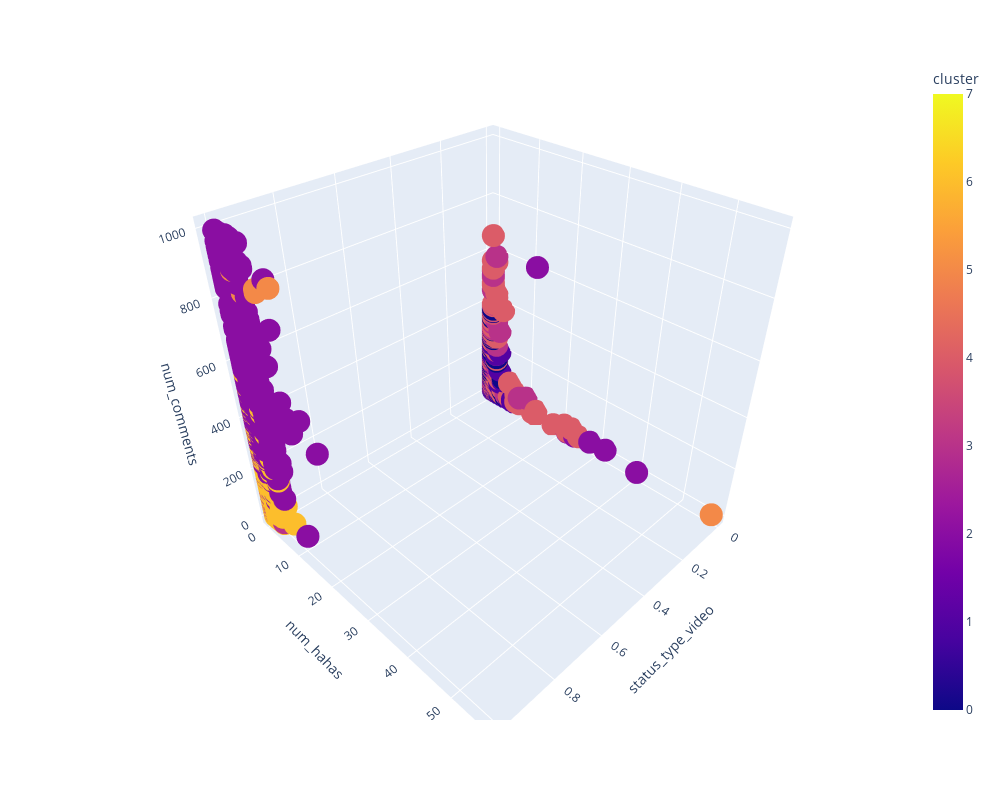

Notebook code cell kept with this figure:
### Code cell
fig = px.scatter_3d(df_engagement,
                    x="status_type_video",
                    y="num_hahas",
                    z="num_comments",
                    color="cluster")

fig.update_layout(autosize=False,
                 width=1000,
                 height=800)

fig.show()

### Figure 1 — Plotly figure (JSON) as saved in the notebook; plotly's stock layout.template omitted (floating-point values rounded to 4 significant figures; data arrays with more than 128 entries replaced by an {"elided": "..."} marker saying what was removed)
{"data": [{"hovertemplate": "status_type_video=%{x}<br>num_hahas=%{y}<br>num_comments=%{z}<br>cluster=%{marker.color}<extra></extra>", "legendgroup": "", "marker": {"color": {"elided": "6450 int values"}, "coloraxis": "coloraxis", "symbol": "circle"}, "mode": "markers", "name": "", "scene": "scene", "showlegend": false, "type": "scatter3d", "x": {"elided": "6450 int values"}, "y": {"elided": "6450 int values"}, "z": {"elided": "6450 int values"}}], "layout": {"autosize": false, "coloraxis": {"colorbar": {"title": {"text": "cluster"}}, "colorscale": [[0, "#0d0887"], [0.1111, "#46039f"], [0.2222, "#7201a8"], [0.3333, "#9c179e"], [0.4444, "#bd3786"], [0.5556, "#d8576b"], [0.6667, "#ed7953"], [0.7778, "#fb9f3a"], [0.8889, "#fdca26"], [1, "#f0f921"]]}, "height": 800, "legend": {"tracegroupgap": 0}, "margin": {"t": 60}, "scene": {"domain": {"x": [0, 1], "y": [0, 1]}, "xaxis": {"title": {"text": "status_type_video"}}, "yaxis": {"title": {"text": "num_hahas"}}, "zaxis": {"title": {"text": "num_comments"}}}, "width": 1000}}
